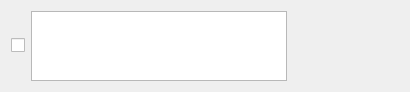
<?xml version="1.0" encoding="UTF-8"?>
<ui version="4.0">
 <class>itemView</class>
 <widget class="QWidget" name="itemView">
  <property name="geometry">
   <rect>
    <x>0</x>
    <y>0</y>
    <width>410</width>
    <height>36</height>
   </rect>
  </property>
  <property name="windowTitle">
   <string>Form</string>
  </property>
  <layout class="QGridLayout" name="gridLayout">
   <item row="0" column="2">
    <spacer name="horizontalSpacer">
     <property name="orientation">
      <enum>Qt::Orientation::Horizontal</enum>
     </property>
     <property name="sizeHint" stdset="0">
      <size>
       <width>40</width>
       <height>20</height>
      </size>
     </property>
    </spacer>
   </item>
   <item row="0" column="0">
    <widget class="QCheckBox" name="itemCheckBox">
     <property name="text">
      <string/>
     </property>
    </widget>
   </item>
   <item row="0" column="1">
    <widget class="QTextEdit" name="textView">
     <property name="readOnly">
      <bool>true</bool>
     </property>
    </widget>
   </item>
  </layout>
 </widget>
 <resources/>
 <connections/>
</ui>
